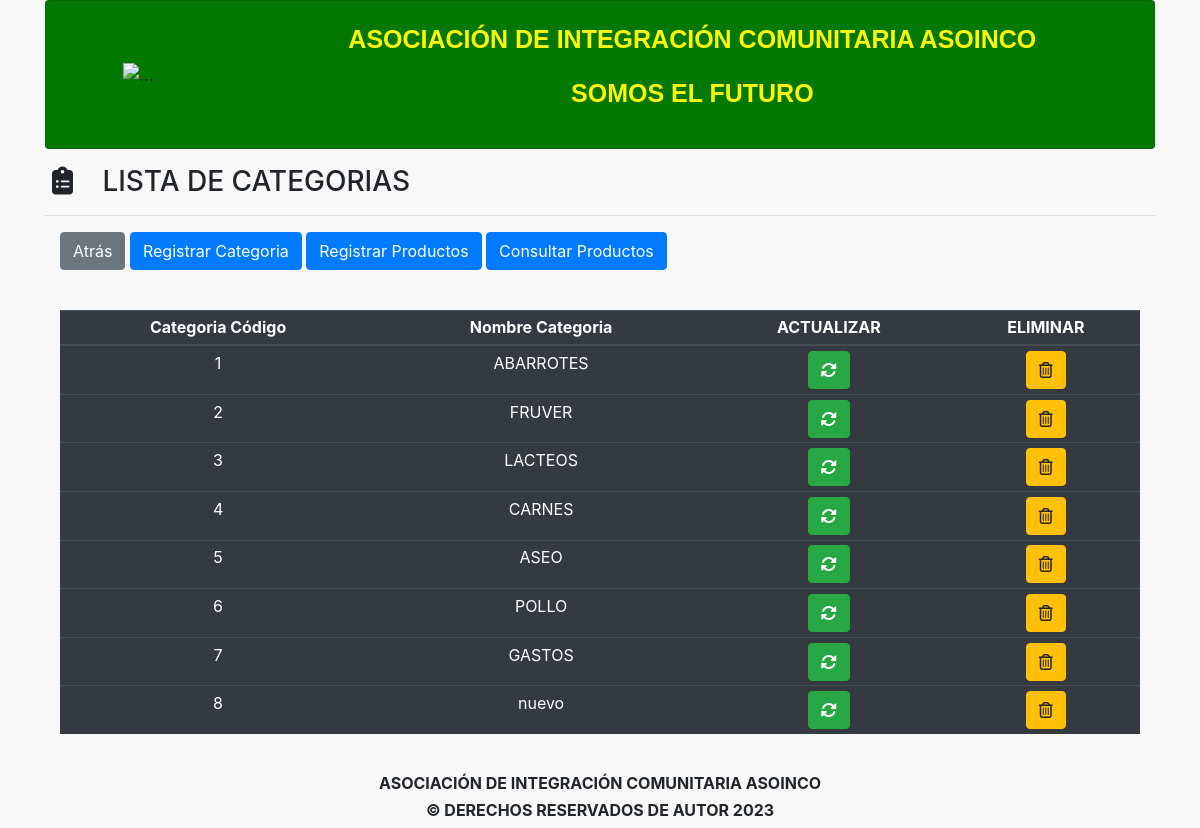
The page /?c=Categorias&a=consultarCategoria (signed in) on the database its author committed.
### tables this page shows
CREATE TABLE `categorias` (
  `categoria_codigo` int(11) NOT NULL,
  `usuario_codigo` int(11) NOT NULL,
  `nombre_categoria` varchar(150) NOT NULL
);

### models/Database.php (called while the page is built)
<?php
    class DataBase{
        public static function connection(){
            $hostname = "localhost";
            $port = "3306";
            $database = "prueba";
            $username = "root";
            $password = "";
			$pdo = new PDO("mysql:host=$hostname;port=$port;dbname=$database;charset=utf8",$username,$password);
			$pdo->setAttribute(PDO::ATTR_ERRMODE, PDO::ERRMODE_EXCEPTION);
			return $pdo;
		}
	}
?>

### models/Categoria.php (called while the page is built, shortened)
<?php
    class Categoria{
        private $dbh;
        protected $categoria_codigo;
        protected $nombre_categoria;
        public function __construct(){
            try {
                $this->dbh = DataBase::connection();
                $a = func_get_args();
                $i = func_num_args();
                if (method_exists($this, $f = '__construct' . $i)) {
                    call_user_func_array(array($this, $f), $a);
                }
            } catch (Exception $e) {
                die($e->getMessage());
            }
        }
        public function __construct3($categoria_codigo, $usuario_codigo,$nombre_categoria){
            $this->categoria_codigo = $categoria_codigo;
            $this->nombre_categoria = $nombre_categoria;
        }
        public function getcategoria_codigo(){
            return $this->categoria_codigo;
        }
        public function getnombre_categoria(){
            return $this->nombre_categoria;
        }
        public function consultarCategorias() {
            try {
                $categoriaList = [];
                $sql = 'SELECT * FROM categorias WHERE categorias.categoria_codigo = categorias.categoria_codigo';
                $stmt = $this->dbh->query($sql);
                foreach ($stmt->fetchAll() as $categorias) {
                    $categoriaList[] = new Categoria(
                        $categorias['categoria_codigo'],
                        $categorias['usuario_codigo'],
                        $categorias['nombre_categoria']
                    );
                }
                return $categoriaList;
            } catch (Exception $e) {
                die($e->getMessage());
            }
        }
    }
?>

### views/modules/registrar_categoria/read.categorias.view.php (the view, shortened to what this page needs)
<div class="full-box page-header">
	<h3 class="text-left">
		<i class="fas fa-clipboard-list fa-fw"></i> &nbsp; LISTA DE CATEGORIAS
		<hr>
	</h3>
</div>
<div class="container-fluid">
	<ul class="full-box list-unstyled page-nav-tabs">
		<li>
			<a href="?c=Dashboard" class="btn btn-secondary">Atrás</a>
			<a href="?c=Categorias&a=registrarCategorias" class="btn btn-primary">Registrar Categoria</a>
			<a href="?c=Productos&a=registrarProductos" class="btn btn-primary">Registrar Productos</a>
			<a href="?c=Productos&a=consultarProducto" class="btn btn-primary">Consultar Productos</a>
		</li>
		<br>
	</ul>
</div>
<div class="container-fluid">
	<div class="table-responsive">
		<table class="table table-dark table-sm">
			<thead>
				<tr class="text-center roboto-medium">
					<th>Categoria Código</th>
					<th>Nombre Categoria</th>
					<th>ACTUALIZAR</th>
					<th>ELIMINAR</th>
				</tr>
			</thead>
			<tbody>
				<?php foreach ($categorias as $categoria): ?>
					<tr class="text-center">
						<td>
							<?php echo $categoria->getcategoria_codigo(); ?>
						</td>
						<td>
							<?php echo $categoria->getnombre_categoria(); ?>
						</td>
						<td>
							<a href="?c=Categorias&a=actualizarCategorias&categoria_codigo=<?php echo $categoria->getcategoria_codigo() ?>"
								class="btn btn-success">
								<i class="fas fa-sync-alt"></i>
							</a>
                         </td>
                         <td>
							<a href="?c=Categorias&a=eliminarCategorias&categoria_codigo=<?php echo $categoria->getcategoria_codigo() ?>"
								class="btn btn-warning">
								<i class="far fa-trash-alt"></i>
							</a>
						</td>
					</tr>
				<?php endforeach; ?>
			</tbody>
		</table>
	</div>
</div>

### assets/css/styles.css (style rules this page uses)
body { background-color: rgb(248, 248, 248); }

### rows shown on the page
categorias: categoria_codigo "1", nombre_categoria "ABARROTES"
categorias: categoria_codigo "2", nombre_categoria "FRUVER"
categorias: categoria_codigo "3", nombre_categoria "LACTEOS"
categorias: categoria_codigo "4", nombre_categoria "CARNES"
categorias: categoria_codigo "5", nombre_categoria "ASEO"
categorias: categoria_codigo "6", nombre_categoria "POLLO"
categorias: categoria_codigo "7", nombre_categoria "GASTOS"
categorias: categoria_codigo "8", nombre_categoria "nuevo"
